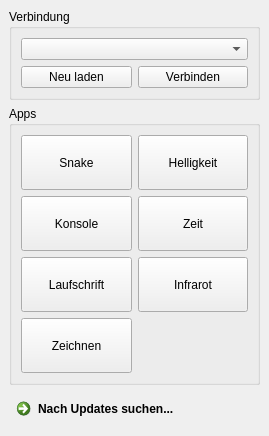
<?xml version="1.0" encoding="UTF-8"?>
<ui version="4.0">
 <class>QlockTwo</class>
 <widget class="QMainWindow" name="QlockTwo">
  <property name="geometry">
   <rect>
    <x>0</x>
    <y>0</y>
    <width>269</width>
    <height>436</height>
   </rect>
  </property>
  <property name="windowTitle">
   <string>QlockTwo</string>
  </property>
  <widget class="QWidget" name="centralwidget">
   <layout class="QVBoxLayout" name="verticalLayout_3">
    <item>
     <widget class="QGroupBox" name="groupBox_2">
      <property name="title">
       <string>Verbindung</string>
      </property>
      <layout class="QGridLayout" name="gridLayout">
       <item row="0" column="0">
        <widget class="QComboBox" name="port"/>
       </item>
       <item row="1" column="0">
        <layout class="QHBoxLayout" name="horizontalLayout">
         <item>
          <widget class="QPushButton" name="refresh">
           <property name="text">
            <string>Neu laden</string>
           </property>
           <property name="checkable">
            <bool>false</bool>
           </property>
          </widget>
         </item>
         <item>
          <widget class="QPushButton" name="connect">
           <property name="text">
            <string>Verbinden</string>
           </property>
          </widget>
         </item>
        </layout>
       </item>
      </layout>
     </widget>
    </item>
    <item>
     <widget class="QGroupBox" name="groupBox">
      <property name="title">
       <string>Apps</string>
      </property>
      <layout class="QGridLayout" name="gridLayout_2">
       <item row="2" column="1">
        <widget class="QPushButton" name="brightness">
         <property name="sizePolicy">
          <sizepolicy hsizetype="Minimum" vsizetype="Expanding">
           <horstretch>0</horstretch>
           <verstretch>0</verstretch>
          </sizepolicy>
         </property>
         <property name="text">
          <string>Helligkeit</string>
         </property>
        </widget>
       </item>
       <item row="3" column="1">
        <widget class="QPushButton" name="time">
         <property name="sizePolicy">
          <sizepolicy hsizetype="Minimum" vsizetype="Expanding">
           <horstretch>0</horstretch>
           <verstretch>0</verstretch>
          </sizepolicy>
         </property>
         <property name="text">
          <string>Zeit</string>
         </property>
        </widget>
       </item>
       <item row="2" column="0">
        <widget class="QPushButton" name="snake">
         <property name="sizePolicy">
          <sizepolicy hsizetype="Minimum" vsizetype="Expanding">
           <horstretch>0</horstretch>
           <verstretch>0</verstretch>
          </sizepolicy>
         </property>
         <property name="text">
          <string>Snake</string>
         </property>
        </widget>
       </item>
       <item row="6" column="0">
        <widget class="QPushButton" name="draw">
         <property name="sizePolicy">
          <sizepolicy hsizetype="Minimum" vsizetype="Expanding">
           <horstretch>0</horstretch>
           <verstretch>0</verstretch>
          </sizepolicy>
         </property>
         <property name="text">
          <string>Zeichnen</string>
         </property>
        </widget>
       </item>
       <item row="3" column="0">
        <widget class="QPushButton" name="console">
         <property name="sizePolicy">
          <sizepolicy hsizetype="Minimum" vsizetype="Expanding">
           <horstretch>0</horstretch>
           <verstretch>0</verstretch>
          </sizepolicy>
         </property>
         <property name="text">
          <string>Konsole</string>
         </property>
        </widget>
       </item>
       <item row="4" column="0">
        <widget class="QPushButton" name="marquee">
         <property name="sizePolicy">
          <sizepolicy hsizetype="Minimum" vsizetype="Expanding">
           <horstretch>0</horstretch>
           <verstretch>0</verstretch>
          </sizepolicy>
         </property>
         <property name="text">
          <string>Laufschrift</string>
         </property>
        </widget>
       </item>
       <item row="4" column="1">
        <widget class="QPushButton" name="infrared">
         <property name="sizePolicy">
          <sizepolicy hsizetype="Minimum" vsizetype="Expanding">
           <horstretch>0</horstretch>
           <verstretch>0</verstretch>
          </sizepolicy>
         </property>
         <property name="text">
          <string>Infrarot</string>
         </property>
        </widget>
       </item>
      </layout>
     </widget>
    </item>
    <item>
     <widget class="QCommandLinkButton" name="update">
      <property name="text">
       <string>Nach Updates suchen...</string>
      </property>
     </widget>
    </item>
   </layout>
  </widget>
 </widget>
 <resources/>
 <connections/>
</ui>
